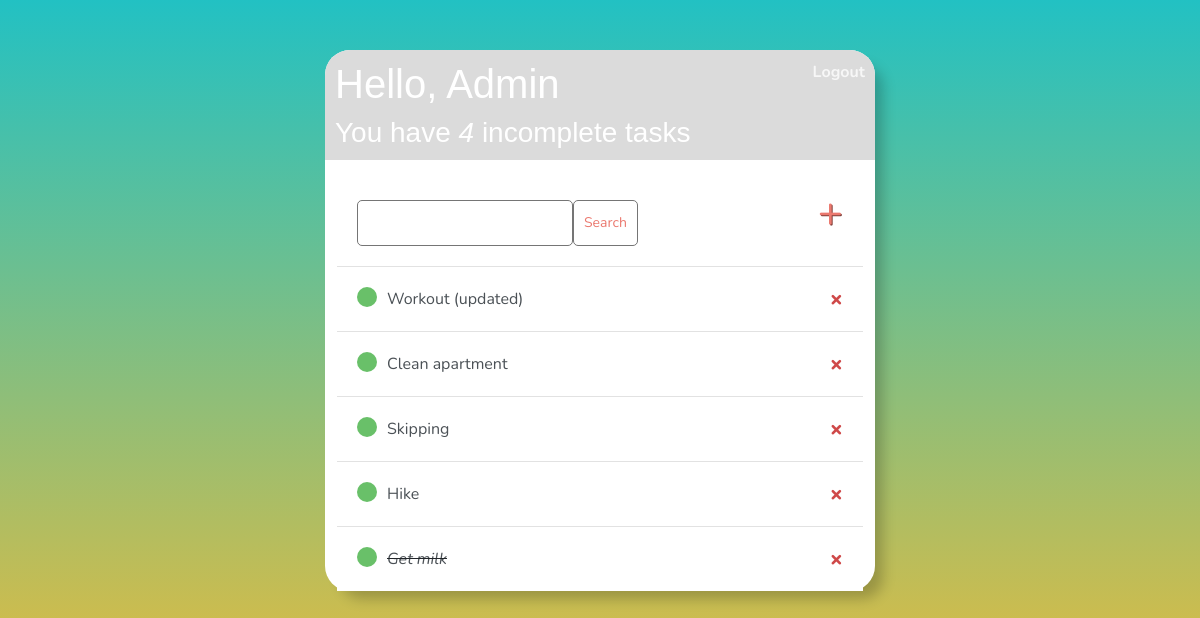
The app's page / (signed in), older data.
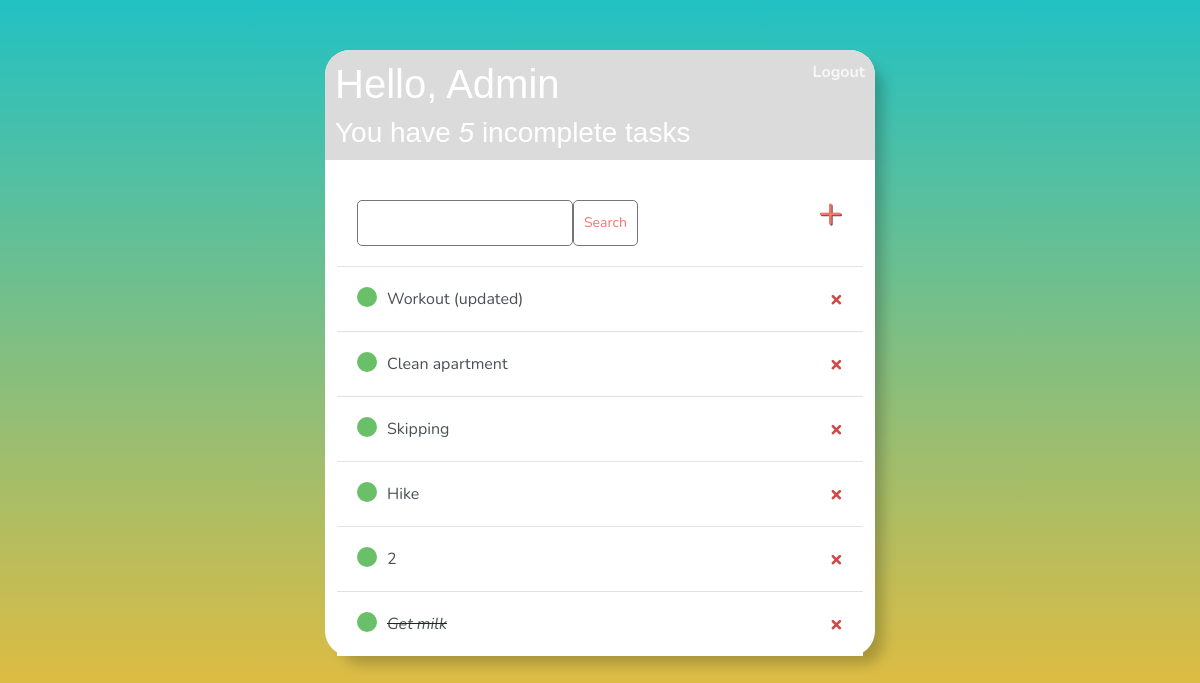
The same page, newer data.
### base/models.py (models this page shows)
class Task(models.Model):
    user = models.ForeignKey(User, on_delete=models.CASCADE, null=True, blank=True)
    title = models.CharField(max_length=200)
    description = models.TextField(null=True, blank=True)
    complete = models.BooleanField(default=False)
    created = models.DateTimeField(auto_now_add=True)
    def __str__(self):
        return self.title
    class Meta:
        ordering = ['complete']

### base/views.py (the view)
# urls.py: path('', TaskList.as_view(), name='tasks'),
class TaskList(LoginRequiredMixin, ListView):
    model = Task
    context_object_name = 'tasks'
    def get_context_data(self, **kwargs):
        context = super().get_context_data(**kwargs)
        context['tasks'] = context['tasks'].filter(user=self.request.user)
        context['count'] = context['tasks'].filter(complete=False).count()
        search_input = self.request.GET.get('search-area') or ''
        if search_input:
            context['tasks'] = context['tasks'].filter(title__icontains=search_input)
        context['search_input'] = search_input
        return context

### base/templates/base/task_list.html
{% extends 'base/main.html' %}
{% load static %}
{% block content %}
<div class="header-bar">
    <div>
        <h1>Hello, {{ request.user|title }}</h1>
        <h3 style="margin:0">You have <i>{{ count }}</i> incomplete task{{ count|pluralize:"s" }}</h3>
    </div>
    {% if request.user.is_authenticated %}
    <b><a href="{% url 'logout' %}">Logout</a></b>
    {% else %}
    <a href="{% url 'login' %}">Login</a>
    {% endif %}
</div>
<div id="search-add-wrapper">
    <form method="GET" style="margin-top: 20px; display: flex;">
        <input type="text" name="search-area" value='{{search_input}}'>
        <input class="button" type="submit" value="Search">
    </form>
    <a id="add-link" href="{% url 'task-create' %}">&#x2b;</a>
</div>
<div class="task-items-wrapper">
    {% for task in tasks %}
    <div class="task-wrapper">
        {% if task.complete %}
        <div class="task-title">
            <div class="task-complete-icon"></div>
            <i><s><a href="{% url 'task-update' task.id %}">{{ task }}</a></s></i>
        </div>
        <a class="delete-link" href="{% url 'task-delete' task.id %}">&#215;</a>
        {% else %}
        <div class="task-title">
            <div class="task-complete-icon"></div>
            <a href="{% url 'task-update' task.id %}">{{ task }}</a>
        </div>
        <a class="delete-link" href="{% url 'task-delete' task.id %}">&#215;</a>
        {% endif %}
    </div>
    {% empty %}
    <h3>No items in list</h3>
    {% endfor %}
</div>
{% endblock content %}

Row changes from the older to the newer data that the page shows:
added Task: title "2"
Text that changed along with them:
{{ count }}: "4" → "5"
